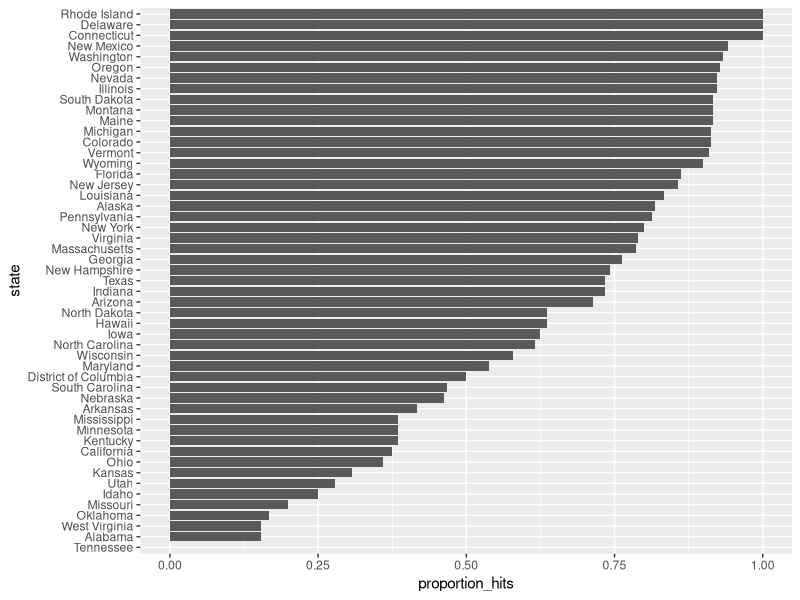
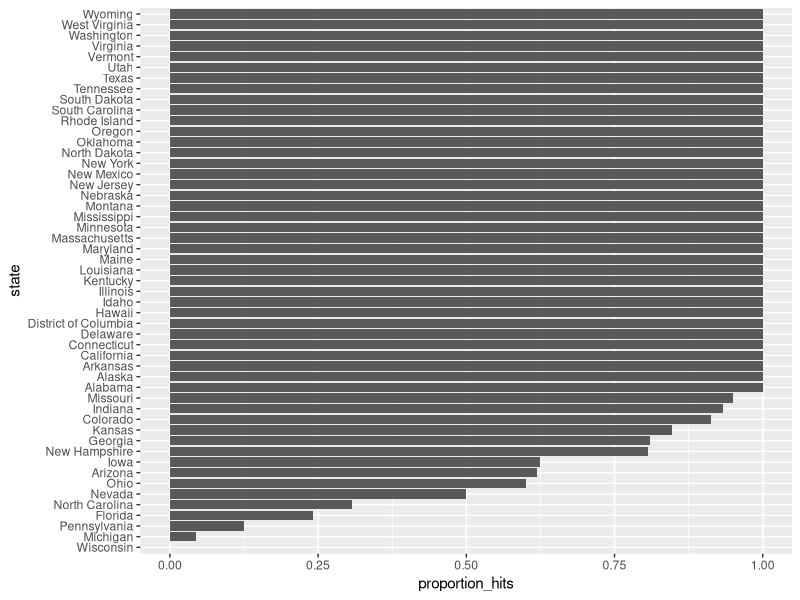
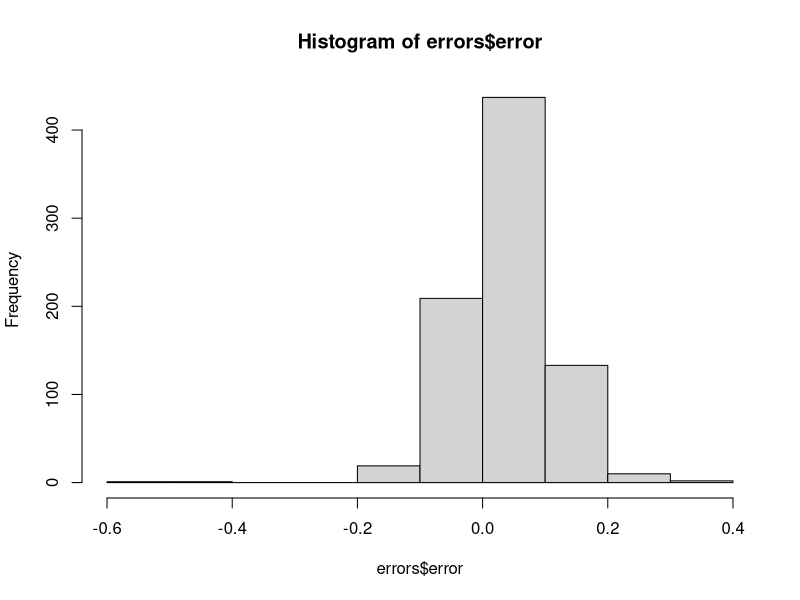
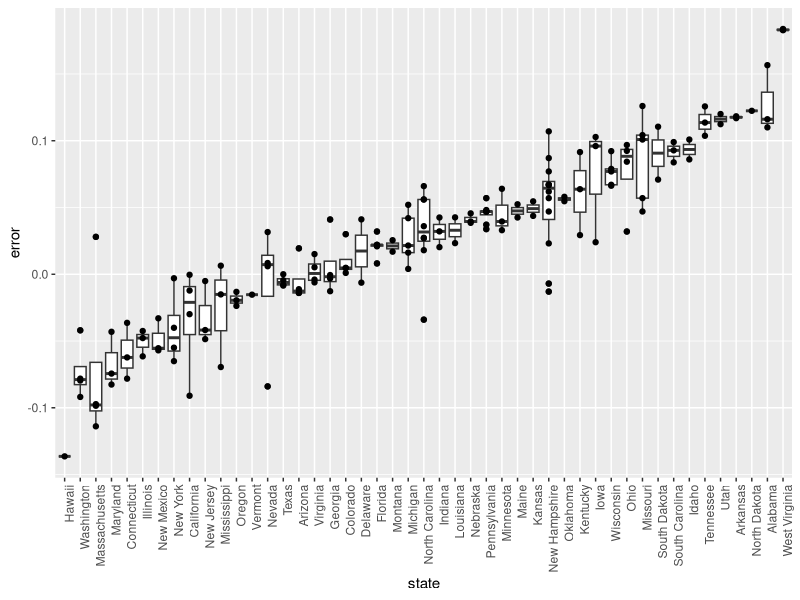
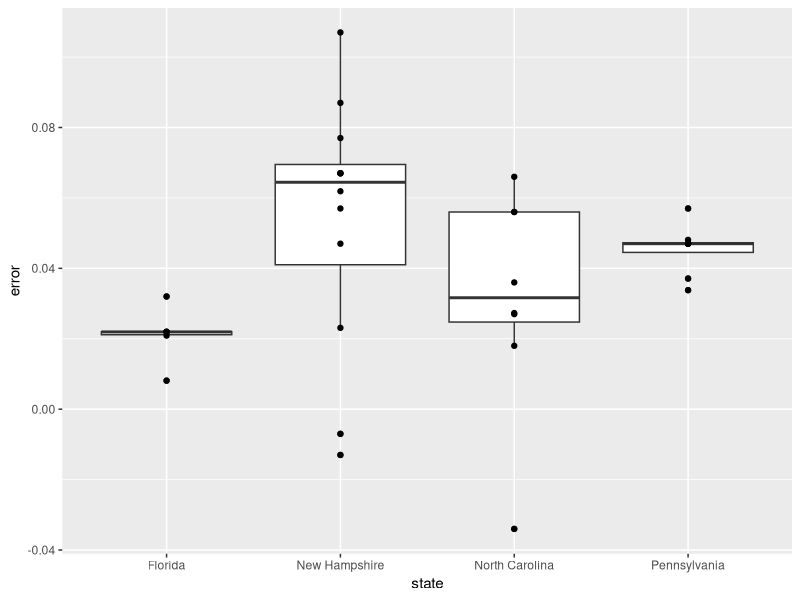

Write R code to recreate these figures, in order.
# Load the libraries and data
library(dplyr)
library(dslabs)
library(ggplot2)
data("polls_us_election_2016")

# Create a table called `polls` that filters by  state, date, and reports the spread
polls <- polls_us_election_2016 %>% 
  filter(state != "U.S." & enddate >= "2016-10-31") %>% 
  mutate(spread = rawpoll_clinton/100 - rawpoll_trump/100)

# Create an object called `cis` that has the columns indicated in the instructions

cis <- polls %>%
  mutate(X_hat = (spread+1)/2,
         se = 2*sqrt(X_hat*(1-X_hat)/samplesize),
         lower = spread-qnorm(.975)*se,
         upper = spread+qnorm(.975)*se) %>%
  select(state, startdate, enddate, pollster, grade, spread, lower, upper)

# Add the actual results to the `cis` data set

add <- results_us_election_2016 %>%
  mutate(actual_spread = clinton/100 - trump/100) %>%
  select(state, actual_spread)

ci_data <- cis %>%
  mutate(state=as.character(state)) %>%
  left_join(add,by="state")


# Create an object called `p_hits` that summarizes the proportion of hits for 
# each pollster that has at least 5 polls.

p_hits <- ci_data %>%
  mutate(hit = lower <= actual_spread & upper >= actual_spread) %>%
  group_by(pollster) %>%
  filter(n()>=5) %>%
  summarise(proportion_hits=mean(hit),n=n(),grade=grade[1]) %>%
  arrange(desc(proportion_hits))

p_hits

# Stratify by State (same as before, by state)

p_hits <- ci_data %>%
  mutate(hit= lower<= actual_spread & upper >= actual_spread) %>%
  group_by(state) %>%
  filter(n()>5) %>%
  summarise(proportion_hits=mean(hit),n=n()) %>%
  arrange(desc(proportion_hits))

# barplot of p_hits

p_hits %>%
  mutate(state=reorder(state,proportion_hits)) %>%
  ggplot(aes(state,proportion_hits),coordflip) +
  geom_bar(stat="identity") + coord_flip()


# Create an object called `errors` that calculates the difference between the predicted 
# and actual spread and indicates if the correct winner was predicted

errors <- ci_data %>% 
  mutate(error=spread-actual_spread, hit= sign(spread) == sign(actual_spread))

# Examine the last 6 rows of `errors`
tail(errors)  


# Plotting prediction results

# Create an object called `errors` that calculates the difference between the predicted 
# and actual spread and indicates if the correct winner was predicted

errors <- ci_data %>% mutate(error = spread - actual_spread, hit = sign(spread) == sign(actual_spread))

# Create an object called `p_hits` that summarizes the proportion of hits for each 
# state that has 5 or more polls

p_hits <- errors %>%
  group_by(state) %>%
  filter(n()>5) %>%
  summarise(proportion_hits = mean(hit),n=n())


# Make a barplot of the proportion of hits for each state

p_hits %>%
  mutate(state=reorder(state,proportion_hits)) %>%
  ggplot(aes(state,proportion_hits)) +
  geom_bar(stat="identity") + coord_flip()


# PLOTTING THE ERRORS

# Generate a histogram of the error
hist(errors$error)

# Calculate the median of the errors. Print this value to the console.
median(errors$error)


errors %>%
  filter(grade %in% c("A+","A","A-","B+")) %>%
  mutate(state=reorder(state, error)) %>%
  ggplot(aes(state, error)) +
  theme(axis.text.x = element_text(angle = 90, hjust = 1)) +
  geom_boxplot() + geom_point()

# Errors by state for states with 5 or more polls

errors %>%
  filter(grade %in% c("A+","A","A-","B+")) %>%
  group_by(state) %>%
  filter(n()>5) %>%
  ungroup() %>%
  mutate(reorder(state,error)) %>%
  ggplot(aes(state, error)) +
  geom_boxplot() + geom_point()
